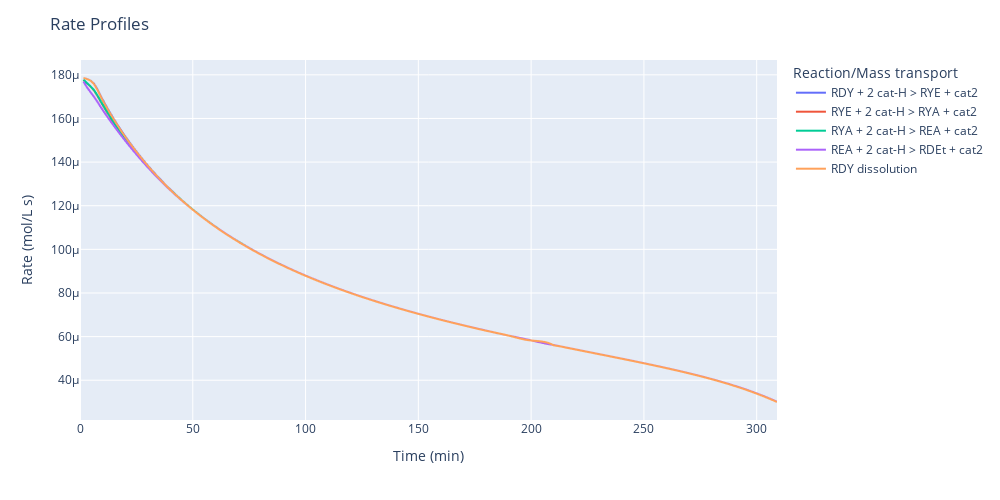

The code cell stored with this chart in its notebook:
### Code cell
# Plot only rates of reactions from RDY to RDEt and RDY dissolution rate
# note that there's rate-limiting step in the series of hydrogenation reaction based on the overlapped rate curves
# RDY and RYE accumulate rapidly and then decay slowly
# if "RDY dissolution" is the rate-limiting step, there will be no RDY and RYA mass accumulation
# if "RYA + 2 cat-H > REA + cat2" is the rate-limiting step, RYA will accumulate which is not the case
# Therefore, "RDY + 2 cat-H > RYE + cat2" is the rate-limiting step, and RDY concentration rises close
# to the saturated concentration to slow down the solid RDY consumption rate
operation_params = [
    ({"param": "Initial_Mass_Solid", "solid": "Solid_Feedstock", "species": "RDY"}, 0.10444), # kg
    ({"param": "Temperature"}, 20), # oC
    ({"param": "Pressure"},     4), # bar
    ({"param": "Agitation"}, 1200), # rpm
    ({"param": "Batch_Time"}, 309), # min
]
steps = [
    "RDY + 2 cat-H > RYE + cat2",
    "RYE + 2 cat-H > RYA + cat2",
    "RYA + 2 cat-H > REA + cat2",
    "REA + 2 cat-H > RDEt + cat2",
    "RDY dissolution"
]
hydrogenation.plot_simulation_rates(steps, operation_params)

### Figure 1 — Plotly figure (JSON) as saved in the notebook; plotly's stock layout.template omitted (floating-point values rounded to 4 significant figures; data arrays with more than 128 entries replaced by an {"elided": "..."} marker saying what was removed)
{"data": [{"hovertemplate": "Reaction/Mass transport=RDY + 2 cat-H > RYE + cat2<br>Time (min)=%{x}<br>Rate (mol/L s)=%{y}<extra></extra>", "legendgroup": "RDY + 2 cat-H > RYE + cat2", "line": {"color": "#636efa", "dash": "solid"}, "marker": {"symbol": "circle"}, "mode": "lines", "name": "RDY + 2 cat-H > RYE + cat2", "showlegend": true, "type": "scattergl", "x": {"elided": "201 float values"}, "xaxis": "x", "y": {"elided": "201 float values"}, "yaxis": "y"}, {"hovertemplate": "Reaction/Mass transport=RYE + 2 cat-H > RYA + cat2<br>Time (min)=%{x}<br>Rate (mol/L s)=%{y}<extra></extra>", "legendgroup": "RYE + 2 cat-H > RYA + cat2", "line": {"color": "#EF553B", "dash": "solid"}, "marker": {"symbol": "circle"}, "mode": "lines", "name": "RYE + 2 cat-H > RYA + cat2", "showlegend": true, "type": "scattergl", "x": {"elided": "201 float values"}, "xaxis": "x", "y": {"elided": "201 float values"}, "yaxis": "y"}, {"hovertemplate": "Reaction/Mass transport=RYA + 2 cat-H > REA + cat2<br>Time (min)=%{x}<br>Rate (mol/L s)=%{y}<extra></extra>", "legendgroup": "RYA + 2 cat-H > REA + cat2", "line": {"color": "#00cc96", "dash": "solid"}, "marker": {"symbol": "circle"}, "mode": "lines", "name": "RYA + 2 cat-H > REA + cat2", "showlegend": true, "type": "scattergl", "x": {"elided": "201 float values"}, "xaxis": "x", "y": {"elided": "201 float values"}, "yaxis": "y"}, {"hovertemplate": "Reaction/Mass transport=REA + 2 cat-H > RDEt + cat2<br>Time (min)=%{x}<br>Rate (mol/L s)=%{y}<extra></extra>", "legendgroup": "REA + 2 cat-H > RDEt + cat2", "line": {"color": "#ab63fa", "dash": "solid"}, "marker": {"symbol": "circle"}, "mode": "lines", "name": "REA + 2 cat-H > RDEt + cat2", "showlegend": true, "type": "scattergl", "x": {"elided": "201 float values"}, "xaxis": "x", "y": {"elided": "201 float values"}, "yaxis": "y"}, {"hovertemplate": "Reaction/Mass transport=RDY dissolution<br>Time (min)=%{x}<br>Rate (mol/L s)=%{y}<extra></extra>", "legendgroup": "RDY dissolution", "line": {"color": "#FFA15A", "dash": "solid"}, "marker": {"symbol": "circle"}, "mode": "lines", "name": "RDY dissolution", "showlegend": true, "type": "scattergl", "x": {"elided": "201 float values"}, "xaxis": "x", "y": {"elided": "201 float values"}, "yaxis": "y"}], "layout": {"height": 500, "legend": {"title": {"text": "Reaction/Mass transport"}, "tracegroupgap": 0}, "margin": {"t": 60}, "title": {"text": "Rate Profiles"}, "width": 1000, "xaxis": {"anchor": "y", "domain": [0, 1], "title": {"text": "Time (min)"}}, "yaxis": {"anchor": "x", "domain": [0, 1], "title": {"text": "Rate (mol/L s)"}}}}
